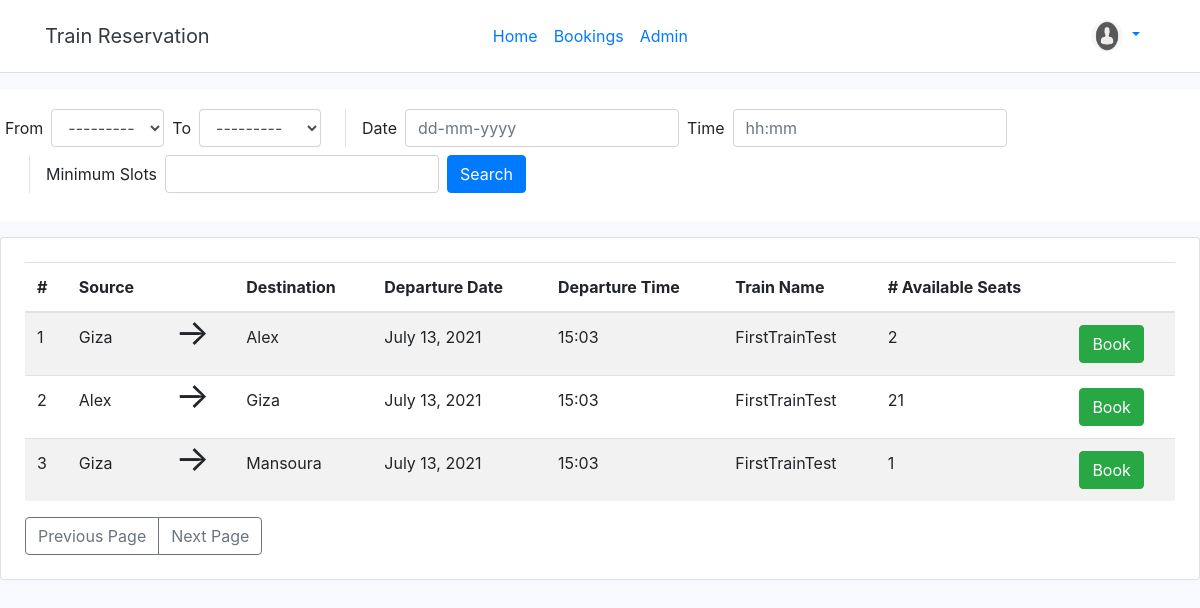
The app's page / (signed in), older data.
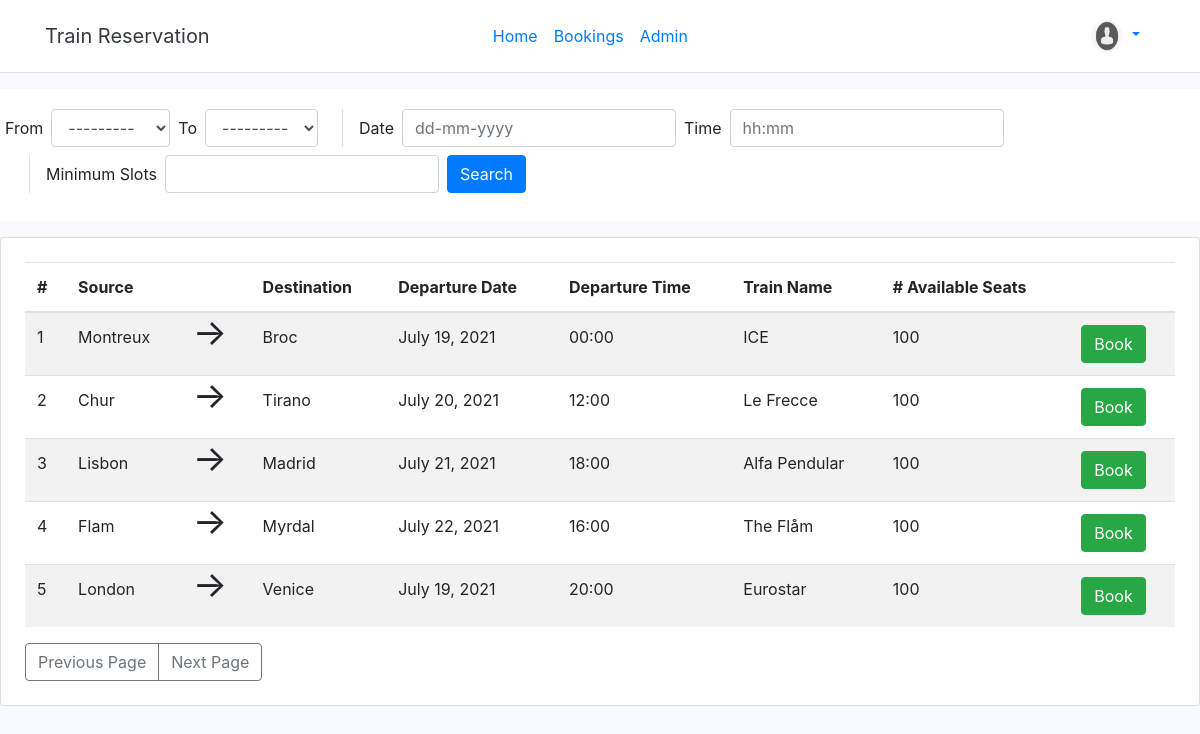
The same page, newer data.
### trips/models.py (models this page shows, shortened)
class Trip(models.Model):
    Trip_name = models.CharField(max_length=20)
    trip_id = models.AutoField(primary_key=True)
    train_id = models.ForeignKey(Train, on_delete=models.CASCADE)
    source = models.CharField(max_length=30)
    destination = models.CharField(max_length=30)
    available_seats = models.PositiveIntegerField(default=0)
    dept_date = models.DateField()
    dept_time = models.TimeField()

class Train(models.Model):
    Train_name = models.CharField(max_length=20)
    train_id = models.AutoField(primary_key=True)
    maxSeats = models.IntegerField(default=100)

### trips/views.py (the view)
# urls.py: 2. Add a URL to urlpatterns:  path('', views.home, name='home')
def home(request):
    filteredResult = BookFilter(
        request.GET, queryset=Trip.objects.all()
    )
    page_num = request.GET.get('page', 1)
    p = Paginator(filteredResult.qs, 7)
    try:
        page = p.page(page_num)
    except EmptyPage:
        page = p.page(1)
    context = {
        'filter': filteredResult,
        'results' : page
    }
    return render(request, 'trips/home.html', context)

### trips/templates/trips/home.html (shortened to what this page needs)
{% extends "trips/base.html" %}
{% load crispy_forms_tags %}
{% block content %}
<div class="bg-white card-body align-items-center justify-content-center justify-content-md-between">
    <div class="row justify-content-center">
    <form method="GET" class="form-inline">
        <div class="form-group mb-2">
                <label for="{{ filter.form.source.id_for_label }}" class="mr-2">
                    {{ filter.form.source.label }}
                </label>
                {{ filter.form.source }}
                </div>
                <div class="form-group ml-2 mb-2">
                    <label for="{{ filter.form.destination.id_for_label }}" class="mr-2">
                        {{ filter.form.destination.label }}
                    </label>
                    {{ filter.form.destination }}
                </div>
                <div class="form-group ml-4 mb-2 pl-3 border-left">
                    <label for="{{ filter.form.dept_date.id_for_label }}" class="mr-2">
                        {{ filter.form.dept_date.label }}
                    </label>
                    {{ filter.form.dept_date }}
                </div>
                <div class="form-group ml-2 mb-2">
                    <label for="{{ filter.form.dept_time.id_for_label }}" class="mr-2">
                        {{ filter.form.dept_time.label }}
                    </label>
                    {{ filter.form.dept_time }}
                </div>
                <div class="form-group ml-4 mb-2 pl-3 border-left">
                    <label for="{{ filter.form.available_seats.id_for_label }}" class="mr-2">
                        {{ filter.form.available_seats.label }}
                    </label>
                    {{ filter.form.available_seats }}
                </div>
                <div class="form-group ml-2 mb-2">
                <button class="btn btn-primary" type="submit">Search</button>
                </div>
            </form>
        </div>
 </div>
{% if results %}
<div class="container card p-4 mt-3" style="max-width: 1250px;">
    <table class="table table-striped">
    <thead>
        <th scope="col">#</th>
        <th scope="col">Source</th>
        <th scope="col"></th>
        <th scope="col">Destination</th>
        <th scope="col">Departure Date</th>
        <th scope="col">Departure Time</th>
        <th scope="col">Train Name</th>
        <th scope="col"># Available Seats</th>
        <th scope="col"></th>
    </thead>
    <tbody>
{% for trip in results %}
<tr>
    <td>{{ trip.trip_id }}</td>
    <td>{{ trip.source }}</td>
    <td style="font-size: 36px; line-height: 14px;">→</td>
    <td>{{ trip.destination }}</td>
    <td>{{ trip.dept_date|date:"F d, Y" }}</td>
    <td>{{ trip.dept_time|time:"H:i"}}</td>
    <td>{{ trip.train_id.Train_name }}</td>
    {% if trip.available_seats == 0  %}
    <td colspan="2" class="btn-outline-primary" >This trip reached maximum number of available seats</td>
    {% else %}
    <td>{{ trip.available_seats }}</td>
    <td><a href="{% url 'trainres-book' id=trip.trip_id %}" class="btn btn-success">Book</a></td>
    {% endif %}
    </tr>
{% endfor %}
    </tbody>
</table>
<div class="btn-group" role="group" aria-label="Basic example">
    {% if results.has_previous %}
        <a class="btn btn-outline-primary" href="{{ request.path }}?page={{ results.previous_page_number }}">Previous Page</a>
    {% else %}
        <a class="btn btn-outline-secondary" href="">Previous Page</a>
    {% endif %}
    {% if results.has_next %}
        <a class="btn btn-outline-primary" href="{{ request.path }}?page={{ results.next_page_number }}">Next Page</a>
    {% else %}
        <a class="btn btn-outline-secondary" href="">Next Page</a>
    {% endif %}
</div>
</div>
{% endif %}
{% endblock content %}

### trips/templates/trips/base.html (shortened to what this page needs)
{% load static %}
<!DOCTYPE html>
<html>
<head>
    <link rel="stylesheet" href="https://maxcdn.bootstrapcdn.com/bootstrap/4.0.0/css/bootstrap.min.css"
>
</head>
<body>
      <header class="p-3 mb-3 border-bottom" style="background-color: white;">
        <div class="container">
          <div class="d-flex flex-wrap align-items-center justify-content-center justify-content-md-between">
            <a href="/" class="d-flex align-items-center mb-2 mb-md-0 text-dark text-decoration-none navbar-brand">
                Train Reservation
            </a>
            <ul class="nav col-12 col-md-auto mb-2 justify-content-center mb-md-0">
              <li><a href="{% url 'trainres-home' %}" class="nav-link px-2">Home</a></li>
              <li><a href="{% url 'trainres-bookings' %}" class="nav-link px-2">Bookings</a></li>
              {% if user.is_superuser %}
              <li><a href="{%  url 'admin:index' %}" class="nav-link px-2">Admin</a></li>
              {% endif %}
            </ul>
            <div class="col-md-2 text-end">
            {% if not user.is_authenticated %}
                    <a href="{% url 'users-login' %}" class="btn btn-outline-primary me-2">Login</a>
                    <a href="{% url 'users-register' %}" class="btn btn-primary">Sign-up</a>
            {% else %}
                <a href="#" class="float-right link-dark text-decoration-none dropdown-toggle" id="dropdownUser" data-toggle="dropdown" aria-expanded="false">
                    <img src="{% static 'users/default_avatar.png' %}" alt="profilePicture" width="32" height="32" class="rounded-circle">
                </a>
            {% endif %}
            </div>
            </div>
          </div>
      </header>
    {% block content %}
    {% endblock %}
</body>
</html>

### trips/templates/trips/base.html (style rules this page uses)
body { background-color: ghostwhite; }

Row changes from the older to the newer data that the page shows:
changed Trip id 1: source "Giza" → "Montreux"; destination "Alex" → "Broc"; dept_date "July 13, 2021" → "July 19, 2021"; dept_time "15:03" → "00:00"; train_id.Train_name "FirstTrainTest" → "ICE"; available_seats "2" → "100"
changed Trip id 2: source "Alex" → "Chur"; destination "Giza" → "Tirano"; dept_date "July 13, 2021" → "July 20, 2021"; dept_time "15:03" → "12:00"; train_id.Train_name "FirstTrainTest" → "Le Frecce"; available_seats "21" → "100"
changed Trip id 3: source "Giza" → "Lisbon"; destination "Mansoura" → "Madrid"; dept_date "July 13, 2021" → "July 21, 2021"; dept_time "15:03" → "18:00"; train_id.Train_name "FirstTrainTest" → "Alfa Pendular"; available_seats "1" → "100"
added Trip: trip_id "4", source "Flam", destination "Myrdal", dept_date "July 22, 2021", dept_time "16:00", train_id.Train_name "The Flåm", available_seats "100"
added Trip: trip_id "5", source "London", destination "Venice", dept_date "July 19, 2021", dept_time "20:00", train_id.Train_name "Eurostar", available_seats "100"
